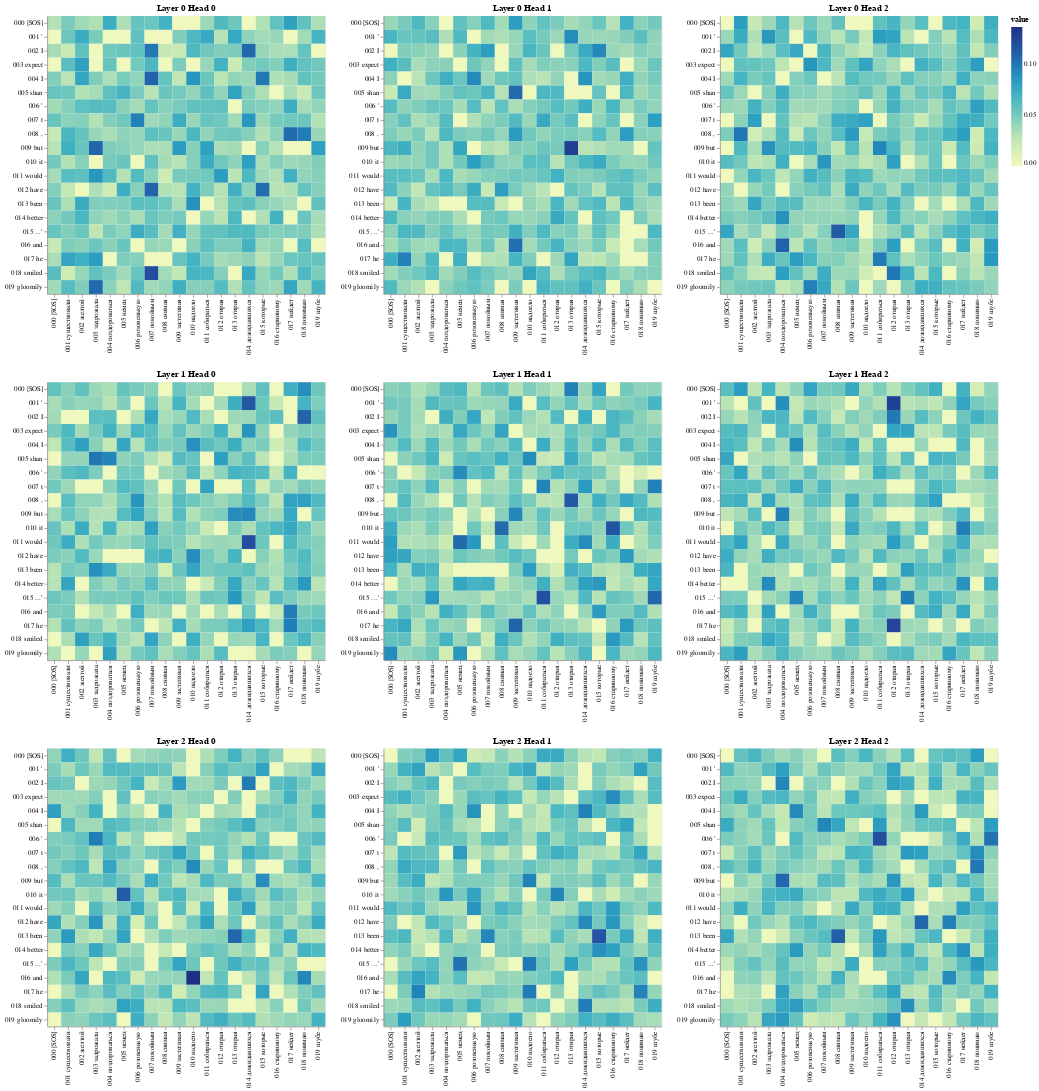

The notebook cell this image was saved under:
### Code cell
# Cross attention: Encoder - Decoder
get_all_attention_maps("encoder-decoder", layers, heads, encoder_input_tokens, decoder_output_tokens, min(20, sentence_len))

### Figure 1 — Vega-Lite specification as saved in the notebook (floating-point values rounded to 4 significant figures; data arrays with more than 128 entries replaced by an {"elided": "..."} marker saying what was removed)
{"config": {"view": {"continuousWidth": 300, "continuousHeight": 300}}, "vconcat": [{"hconcat": [{"data": {"name": "data-f2ac0d52ebfe14d4f98ca216322f4cd2"}, "mark": {"type": "rect"}, "encoding": {"color": {"field": "value", "type": "quantitative"}, "tooltip": [{"field": "row", "type": "quantitative"}, {"field": "column", "type": "quantitative"}, {"field": "value", "type": "quantitative"}, {"field": "row_token", "type": "nominal"}, {"field": "col_token", "type": "nominal"}], "x": {"axis": {"title": ""}, "field": "col_token", "type": "nominal"}, "y": {"axis": {"title": ""}, "field": "row_token", "type": "nominal"}}, "height": 400, "name": "view_241", "title": "Layer 0 Head 0", "width": 400}, {"data": {"name": "data-2a74c5f6db5b2289a29e599a758adb70"}, "mark": {"type": "rect"}, "encoding": {"color": {"field": "value", "type": "quantitative"}, "tooltip": [{"field": "row", "type": "quantitative"}, {"field": "column", "type": "quantitative"}, {"field": "value", "type": "quantitative"}, {"field": "row_token", "type": "nominal"}, {"field": "col_token", "type": "nominal"}], "x": {"axis": {"title": ""}, "field": "col_token", "type": "nominal"}, "y": {"axis": {"title": ""}, "field": "row_token", "type": "nominal"}}, "height": 400, "name": "view_242", "title": "Layer 0 Head 1", "width": 400}, {"data": {"name": "data-8cfeeb0e198af774ee050a91d1f6174e"}, "mark": {"type": "rect"}, "encoding": {"color": {"field": "value", "type": "quantitative"}, "tooltip": [{"field": "row", "type": "quantitative"}, {"field": "column", "type": "quantitative"}, {"field": "value", "type": "quantitative"}, {"field": "row_token", "type": "nominal"}, {"field": "col_token", "type": "nominal"}], "x": {"axis": {"title": ""}, "field": "col_token", "type": "nominal"}, "y": {"axis": {"title": ""}, "field": "row_token", "type": "nominal"}}, "height": 400, "name": "view_243", "title": "Layer 0 Head 2", "width": 400}]}, {"hconcat": [{"data": {"name": "data-d2983c4b1e2984cfb17622fd4e193f66"}, "mark": {"type": "rect"}, "encoding": {"color": {"field": "value", "type": "quantitative"}, "tooltip": [{"field": "row", "type": "quantitative"}, {"field": "column", "type": "quantitative"}, {"field": "value", "type": "quantitative"}, {"field": "row_token", "type": "nominal"}, {"field": "col_token", "type": "nominal"}], "x": {"axis": {"title": ""}, "field": "col_token", "type": "nominal"}, "y": {"axis": {"title": ""}, "field": "row_token", "type": "nominal"}}, "height": 400, "name": "view_244", "title": "Layer 1 Head 0", "width": 400}, {"data": {"name": "data-577463d956d62190c38fd12e57abba54"}, "mark": {"type": "rect"}, "encoding": {"color": {"field": "value", "type": "quantitative"}, "tooltip": [{"field": "row", "type": "quantitative"}, {"field": "column", "type": "quantitative"}, {"field": "value", "type": "quantitative"}, {"field": "row_token", "type": "nominal"}, {"field": "col_token", "type": "nominal"}], "x": {"axis": {"title": ""}, "field": "col_token", "type": "nominal"}, "y": {"axis": {"title": ""}, "field": "row_token", "type": "nominal"}}, "height": 400, "name": "view_245", "title": "Layer 1 Head 1", "width": 400}, {"data": {"name": "data-edf7987de1d5a63224fed688d361b9d2"}, "mark": {"type": "rect"}, "encoding": {"color": {"field": "value", "type": "quantitative"}, "tooltip": [{"field": "row", "type": "quantitative"}, {"field": "column", "type": "quantitative"}, {"field": "value", "type": "quantitative"}, {"field": "row_token", "type": "nominal"}, {"field": "col_token", "type": "nominal"}], "x": {"axis": {"title": ""}, "field": "col_token", "type": "nominal"}, "y": {"axis": {"title": ""}, "field": "row_token", "type": "nominal"}}, "height": 400, "name": "view_246", "title": "Layer 1 Head 2", "width": 400}]}, {"hconcat": [{"data": {"name": "data-d68d255b339c2b90a8c6ba7f8bee6818"}, "mark": {"type": "rect"}, "encoding": {"color": {"field": "value", "type": "quantitative"}, "tooltip": [{"field": "row", "type": "quantitative"}, {"field": "column", "type": "quantitative"}, {"field": "value", "type": "quantitative"}, {"field": "row_token", "type": "nominal"}, {"field": "col_token", "type": "nominal"}], "x": {"axis": {"title": ""}, "field": "col_token", "type": "nominal"}, "y": {"axis": {"title": ""}, "field": "row_token", "type": "nominal"}}, "height": 400, "name": "view_247", "title": "Layer 2 Head 0", "width": 400}, {"data": {"name": "data-6910465abe25b797ed13f408623e2d44"}, "mark": {"type": "rect"}, "encoding": {"color": {"field": "value", "type": "quantitative"}, "tooltip": [{"field": "row", "type": "quantitative"}, {"field": "column", "type": "quantitative"}, {"field": "value", "type": "quantitative"}, {"field": "row_token", "type": "nominal"}, {"field": "col_token", "type": "nominal"}], "x": {"axis": {"title": ""}, "field": "col_token", "type": "nominal"}, "y": {"axis": {"title": ""}, "field": "row_token", "type": "nominal"}}, "height": 400, "name": "view_248", "title": "Layer 2 Head 1", "width": 400}, {"data": {"name": "data-56c9ab5dbc87b864d9c2f164963aac42"}, "mark": {"type": "rect"}, "encoding": {"color": {"field": "value", "type": "quantitative"}, "tooltip": [{"field": "row", "type": "quantitative"}, {"field": "column", "type": "quantitative"}, {"field": "value", "type": "quantitative"}, {"field": "row_token", "type": "nominal"}, {"field": "col_token", "type": "nominal"}], "x": {"axis": {"title": ""}, "field": "col_token", "type": "nominal"}, "y": {"axis": {"title": ""}, "field": "row_token", "type": "nominal"}}, "height": 400, "name": "view_249", "title": "Layer 2 Head 2", "width": 400}]}], "params": [{"name": "param_241", "select": {"type": "interval", "encodings": ["x", "y"]}, "bind": "scales", "views": ["view_241"]}, {"name": "param_242", "select": {"type": "interval", "encodings": ["x", "y"]}, "bind": "scales", "views": ["view_242"]}, {"name": "param_243", "select": {"type": "interval", "encodings": ["x", "y"]}, "bind": "scales", "views": ["view_243"]}, {"name": "param_244", "select": {"type": "interval", "encodings": ["x", "y"]}, "bind": "scales", "views": ["view_244"]}, {"name": "param_245", "select": {"type": "interval", "encodings": ["x", "y"]}, "bind": "scales", "views": ["view_245"]}, {"name": "param_246", "select": {"type": "interval", "encodings": ["x", "y"]}, "bind": "scales", "views": ["view_246"]}, {"name": "param_247", "select": {"type": "interval", "encodings": ["x", "y"]}, "bind": "scales", "views": ["view_247"]}, {"name": "param_248", "select": {"type": "interval", "encodings": ["x", "y"]}, "bind": "scales", "views": ["view_248"]}, {"name": "param_249", "select": {"type": "interval", "encodings": ["x", "y"]}, "bind": "scales", "views": ["view_249"]}], "$schema": "https://vega.github.io/schema/vega-lite/v5.17.0.json", "datasets": {"data-f2ac0d52ebfe14d4f98ca216322f4cd2": {"elided": "400 records"}, "data-2a74c5f6db5b2289a29e599a758adb70": {"elided": "400 records"}, "data-8cfeeb0e198af774ee050a91d1f6174e": {"elided": "400 records"}, "data-d2983c4b1e2984cfb17622fd4e193f66": {"elided": "400 records"}, "data-577463d956d62190c38fd12e57abba54": {"elided": "400 records"}, "data-edf7987de1d5a63224fed688d361b9d2": {"elided": "400 records"}, "data-d68d255b339c2b90a8c6ba7f8bee6818": {"elided": "400 records"}, "data-6910465abe25b797ed13f408623e2d44": {"elided": "400 records"}, "data-56c9ab5dbc87b864d9c2f164963aac42": {"elided": "400 records"}}}
